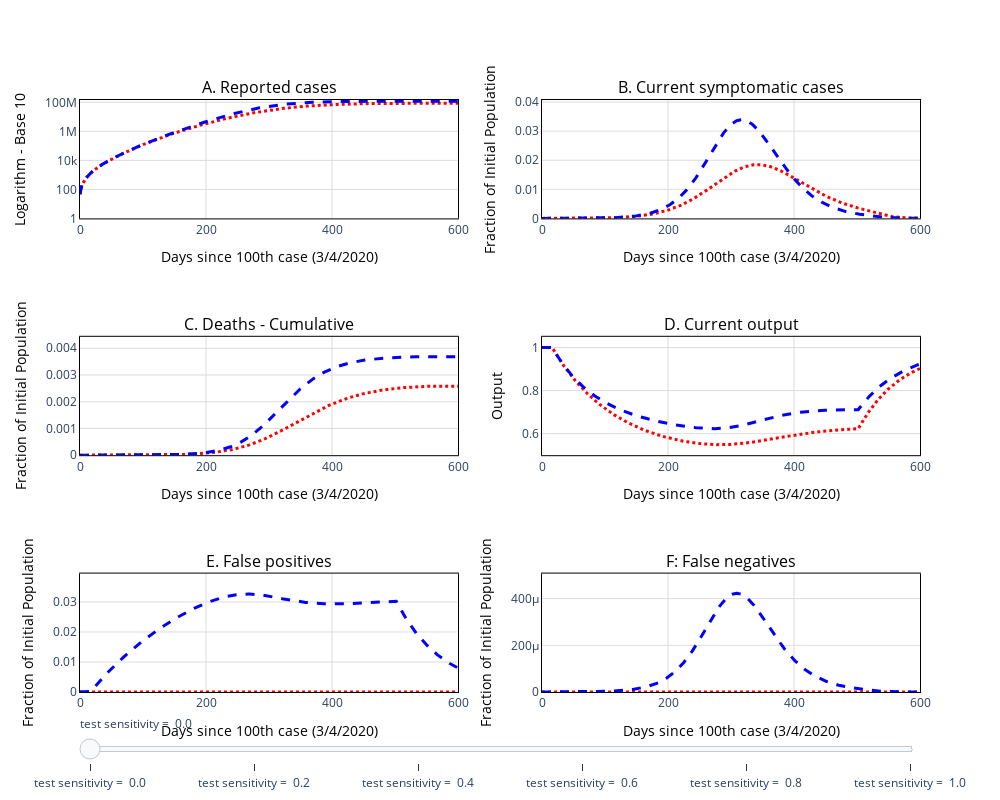

Here is the notebook cell this chart was saved with:
### Code cell
f

### Figure 1 — Plotly figure (JSON) as saved in the notebook; plotly's stock layout.template omitted (floating-point values rounded to 4 significant figures; data arrays with more than 128 entries replaced by an {"elided": "..."} marker saying what was removed)
{"data": [{"line": {"color": "red", "dash": "dot", "width": 3}, "name": "Common Quarantine", "showlegend": true, "type": "scatter", "visible": true, "xaxis": "x", "y": {"elided": "1095 float values"}, "yaxis": "y"}, {"line": {"color": "red", "dash": "dot", "width": 3}, "name": "Common Quarantine", "showlegend": false, "type": "scatter", "visible": true, "xaxis": "x2", "y": {"elided": "1095 float values"}, "yaxis": "y2"}, {"line": {"color": "red", "dash": "dot", "width": 3}, "name": "Common Quarantine", "showlegend": false, "type": "scatter", "visible": true, "xaxis": "x3", "y": {"elided": "1095 float values"}, "yaxis": "y3"}, {"line": {"color": "red", "dash": "dot", "width": 3}, "name": "Common Quarantine", "showlegend": false, "type": "scatter", "visible": true, "xaxis": "x4", "y": {"elided": "1095 float values"}, "yaxis": "y4"}, {"line": {"color": "red", "dash": "dot", "width": 3}, "name": "Common Quarantine", "showlegend": false, "type": "scatter", "visible": true, "xaxis": "x5", "y": {"elided": "1095 float values"}, "yaxis": "y5"}, {"line": {"color": "red", "dash": "dot", "width": 3}, "name": "Common Quarantine", "showlegend": false, "type": "scatter", "visible": true, "xaxis": "x6", "y": {"elided": "1095 int values"}, "yaxis": "y6"}, {"line": {"color": "blue", "dash": "dash", "width": 3}, "name": "Quarantine & Test", "showlegend": true, "type": "scatter", "visible": true, "xaxis": "x", "y": {"elided": "1095 float values"}, "yaxis": "y"}, {"line": {"color": "blue", "dash": "dash", "width": 3}, "name": "Quarantine & Test", "showlegend": false, "type": "scatter", "visible": true, "xaxis": "x2", "y": {"elided": "1095 float values"}, "yaxis": "y2"}, {"line": {"color": "blue", "dash": "dash", "width": 3}, "name": "Quarantine & Test", "showlegend": false, "type": "scatter", "visible": true, "xaxis": "x3", "y": {"elided": "1095 float values"}, "yaxis": "y3"}, {"line": {"color": "blue", "dash": "dash", "width": 3}, "name": "Quarantine & Test", "showlegend": false, "type": "scatter", "visible": true, "xaxis": "x4", "y": {"elided": "1095 float values"}, "yaxis": "y4"}, {"line": {"color": "blue", "dash": "dash", "width": 3}, "name": "Quarantine & Test", "showlegend": false, "type": "scatter", "visible": true, "xaxis": "x5", "y": {"elided": "1095 float values"}, "yaxis": "y5"}, {"line": {"color": "blue", "dash": "dash", "width": 3}, "name": "Quarantine & Test", "showlegend": false, "type": "scatter", "visible": true, "xaxis": "x6", "y": {"elided": "1095 float values"}, "yaxis": "y6"}, {"line": {"color": "blue", "dash": "dash", "width": 3}, "name": "Quarantine & Test", "showlegend": true, "type": "scatter", "visible": false, "xaxis": "x", "y": {"elided": "1095 float values"}, "yaxis": "y"}, {"line": {"color": "blue", "dash": "dash", "width": 3}, "name": "Quarantine & Test", "showlegend": false, "type": "scatter", "visible": false, "xaxis": "x2", "y": {"elided": "1095 float values"}, "yaxis": "y2"}, {"line": {"color": "blue", "dash": "dash", "width": 3}, "name": "Quarantine & Test", "showlegend": false, "type": "scatter", "visible": false, "xaxis": "x3", "y": {"elided": "1095 float values"}, "yaxis": "y3"}, {"line": {"color": "blue", "dash": "dash", "width": 3}, "name": "Quarantine & Test", "showlegend": false, "type": "scatter", "visible": false, "xaxis": "x4", "y": {"elided": "1095 float values"}, "yaxis": "y4"}, {"line": {"color": "blue", "dash": "dash", "width": 3}, "name": "Quarantine & Test", "showlegend": false, "type": "scatter", "visible": false, "xaxis": "x5", "y": {"elided": "1095 float values"}, "yaxis": "y5"}, {"line": {"color": "blue", "dash": "dash", "width": 3}, "name": "Quarantine & Test", "showlegend": false, "type": "scatter", "visible": false, "xaxis": "x6", "y": {"elided": "1095 float values"}, "yaxis": "y6"}, {"line": {"color": "blue", "dash": "dash", "width": 3}, "name": "Quarantine & Test", "showlegend": true, "type": "scatter", "visible": false, "xaxis": "x", "y": {"elided": "1095 float values"}, "yaxis": "y"}, {"line": {"color": "blue", "dash": "dash", "width": 3}, "name": "Quarantine & Test", "showlegend": false, "type": "scatter", "visible": false, "xaxis": "x2", "y": {"elided": "1095 float values"}, "yaxis": "y2"}, {"line": {"color": "blue", "dash": "dash", "width": 3}, "name": "Quarantine & Test", "showlegend": false, "type": "scatter", "visible": false, "xaxis": "x3", "y": {"elided": "1095 float values"}, "yaxis": "y3"}, {"line": {"color": "blue", "dash": "dash", "width": 3}, "name": "Quarantine & Test", "showlegend": false, "type": "scatter", "visible": false, "xaxis": "x4", "y": {"elided": "1095 float values"}, "yaxis": "y4"}, {"line": {"color": "blue", "dash": "dash", "width": 3}, "name": "Quarantine & Test", "showlegend": false, "type": "scatter", "visible": false, "xaxis": "x5", "y": {"elided": "1095 float values"}, "yaxis": "y5"}, {"line": {"color": "blue", "dash": "dash", "width": 3}, "name": "Quarantine & Test", "showlegend": false, "type": "scatter", "visible": false, "xaxis": "x6", "y": {"elided": "1095 float values"}, "yaxis": "y6"}, {"line": {"color": "blue", "dash": "dash", "width": 3}, "name": "Quarantine & Test", "showlegend": true, "type": "scatter", "visible": false, "xaxis": "x", "y": {"elided": "1095 float values"}, "yaxis": "y"}, {"line": {"color": "blue", "dash": "dash", "width": 3}, "name": "Quarantine & Test", "showlegend": false, "type": "scatter", "visible": false, "xaxis": "x2", "y": {"elided": "1095 float values"}, "yaxis": "y2"}, {"line": {"color": "blue", "dash": "dash", "width": 3}, "name": "Quarantine & Test", "showlegend": false, "type": "scatter", "visible": false, "xaxis": "x3", "y": {"elided": "1095 float values"}, "yaxis": "y3"}, {"line": {"color": "blue", "dash": "dash", "width": 3}, "name": "Quarantine & Test", "showlegend": false, "type": "scatter", "visible": false, "xaxis": "x4", "y": {"elided": "1095 float values"}, "yaxis": "y4"}, {"line": {"color": "blue", "dash": "dash", "width": 3}, "name": "Quarantine & Test", "showlegend": false, "type": "scatter", "visible": false, "xaxis": "x5", "y": {"elided": "1095 float values"}, "yaxis": "y5"}, {"line": {"color": "blue", "dash": "dash", "width": 3}, "name": "Quarantine & Test", "showlegend": false, "type": "scatter", "visible": false, "xaxis": "x6", "y": {"elided": "1095 float values"}, "yaxis": "y6"}, {"line": {"color": "blue", "dash": "dash", "width": 3}, "name": "Quarantine & Test", "showlegend": true, "type": "scatter", "visible": false, "xaxis": "x", "y": {"elided": "1095 float values"}, "yaxis": "y"}, {"line": {"color": "blue", "dash": "dash", "width": 3}, "name": "Quarantine & Test", "showlegend": false, "type": "scatter", "visible": false, "xaxis": "x2", "y": {"elided": "1095 float values"}, "yaxis": "y2"}, {"line": {"color": "blue", "dash": "dash", "width": 3}, "name": "Quarantine & Test", "showlegend": false, "type": "scatter", "visible": false, "xaxis": "x3", "y": {"elided": "1095 float values"}, "yaxis": "y3"}, {"line": {"color": "blue", "dash": "dash", "width": 3}, "name": "Quarantine & Test", "showlegend": false, "type": "scatter", "visible": false, "xaxis": "x4", "y": {"elided": "1095 float values"}, "yaxis": "y4"}, {"line": {"color": "blue", "dash": "dash", "width": 3}, "name": "Quarantine & Test", "showlegend": false, "type": "scatter", "visible": false, "xaxis": "x5", "y": {"elided": "1095 float values"}, "yaxis": "y5"}, {"line": {"color": "blue", "dash": "dash", "width": 3}, "name": "Quarantine & Test", "showlegend": false, "type": "scatter", "visible": false, "xaxis": "x6", "y": {"elided": "1095 float values"}, "yaxis": "y6"}, {"line": {"color": "blue", "dash": "dash", "width": 3}, "name": "Quarantine & Test", "showlegend": true, "type": "scatter", "visible": false, "xaxis": "x", "y": {"elided": "1095 float values"}, "yaxis": "y"}, {"line": {"color": "blue", "dash": "dash", "width": 3}, "name": "Quarantine & Test", "showlegend": false, "type": "scatter", "visible": false, "xaxis": "x2", "y": {"elided": "1095 float values"}, "yaxis": "y2"}, {"line": {"color": "blue", "dash": "dash", "width": 3}, "name": "Quarantine & Test", "showlegend": false, "type": "scatter", "visible": false, "xaxis": "x3", "y": {"elided": "1095 float values"}, "yaxis": "y3"}, {"line": {"color": "blue", "dash": "dash", "width": 3}, "name": "Quarantine & Test", "showlegend": false, "type": "scatter", "visible": false, "xaxis": "x4", "y": {"elided": "1095 float values"}, "yaxis": "y4"}, {"line": {"color": "blue", "dash": "dash", "width": 3}, "name": "Quarantine & Test", "showlegend": false, "type": "scatter", "visible": false, "xaxis": "x5", "y": {"elided": "1095 float values"}, "yaxis": "y5"}, {"line": {"color": "blue", "dash": "dash", "width": 3}, "name": "Quarantine & Test", "showlegend": false, "type": "scatter", "visible": false, "xaxis": "x6", "y": {"elided": "1095 int values"}, "yaxis": "y6"}], "layout": {"annotations": [{"font": {"color": "black", "size": 16}, "showarrow": false, "text": "A. Reported cases", "x": 0.225, "xanchor": "center", "xref": "paper", "y": 1, "yanchor": "bottom", "yref": "paper"}, {"font": {"color": "black", "size": 16}, "showarrow": false, "text": "B. Current symptomatic cases", "x": 0.775, "xanchor": "center", "xref": "paper", "y": 1, "yanchor": "bottom", "yref": "paper"}, {"font": {"color": "black", "size": 16}, "showarrow": false, "text": "C. Deaths - Cumulative", "x": 0.225, "xanchor": "center", "xref": "paper", "y": 0.6, "yanchor": "bottom", "yref": "paper"}, {"font": {"color": "black", "size": 16}, "showarrow": false, "text": "D. Current output", "x": 0.775, "xanchor": "center", "xref": "paper", "y": 0.6, "yanchor": "bottom", "yref": "paper"}, {"font": {"color": "black", "size": 16}, "showarrow": false, "text": "E. False positives", "x": 0.225, "xanchor": "center", "xref": "paper", "y": 0.2, "yanchor": "bottom", "yref": "paper"}, {"font": {"color": "black", "size": 16}, "showarrow": false, "text": "F: False negatives", "x": 0.775, "xanchor": "center", "xref": "paper", "y": 0.2, "yanchor": "bottom", "yref": "paper"}], "height": 800, "plot_bgcolor": "rgba(0,0,0,0)", "showlegend": false, "sliders": [{"steps": [{"args": [{"visible": [true, true, true, true, true, true, true, true, true, true, true, true, "legendonly", "legendonly", "legendonly", "legendonly", "legendonly", "legendonly", "legendonly", "legendonly", "legendonly", "legendonly", "legendonly", "legendonly", "legendonly", "legendonly", "legendonly", "legendonly", "legendonly", "legendonly", "legendonly", "legendonly", "legendonly", "legendonly", "legendonly", "legendonly", "legendonly", "legendonly", "legendonly", "legendonly", "legendonly", "legendonly"]}, {"showlegend": [true, "False", "False", "False", "False", "False", true, "False", "False", "False", "False", "False", "False", "False", "False", "False", "False", "False", "False", "False", "False", "False", "False", "False", "False", "False", "False", "False", "False", "False", "False", "False", "False", "False", "False", "False", "False", "False", "False", "False", "False", "False"]}], "label": "test sensitivity = \n0.0", "method": "restyle"}, {"args": [{"visible": [true, true, true, true, true, true, "legendonly", "legendonly", "legendonly", "legendonly", "legendonly", "legendonly", true, true, true, true, true, true, "legendonly", "legendonly", "legendonly", "legendonly", "legendonly", "legendonly", "legendonly", "legendonly", "legendonly", "legendonly", "legendonly", "legendonly", "legendonly", "legendonly", "legendonly", "legendonly", "legendonly", "legendonly", "legendonly", "legendonly", "legendonly", "legendonly", "legendonly", "legendonly"]}, {"showlegend": [true, "False", "False", "False", "False", "False", "False", "False", "False", "False", "False", "False", true, "False", "False", "False", "False", "False", "False", "False", "False", "False", "False", "False", "False", "False", "False", "False", "False", "False", "False", "False", "False", "False", "False", "False", "False", "False", "False", "False", "False", "False"]}], "label": "test sensitivity = \n0.2", "method": "restyle"}, {"args": [{"visible": [true, true, true, true, true, true, "legendonly", "legendonly", "legendonly", "legendonly", "legendonly", "legendonly", "legendonly", "legendonly", "legendonly", "legendonly", "legendonly", "legendonly", true, true, true, true, true, true, "legendonly", "legendonly", "legendonly", "legendonly", "legendonly", "legendonly", "legendonly", "legendonly", "legendonly", "legendonly", "legendonly", "legendonly", "legendonly", "legendonly", "legendonly", "legendonly", "legendonly", "legendonly"]}, {"showlegend": [true, "False", "False", "False", "False", "False", "False", "False", "False", "False", "False", "False", "False", "False", "False", "False", "False", "False", true, "False", "False", "False", "False", "False", "False", "False", "False", "False", "False", "False", "False", "False", "False", "False", "False", "False", "False", "False", "False", "False", "False", "False"]}], "label": "test sensitivity = \n0.4", "method": "restyle"}, {"args": [{"visible": [true, true, true, true, true, true, "legendonly", "legendonly", "legendonly", "legendonly", "legendonly", "legendonly", "legendonly", "legendonly", "legendonly", "legendonly", "legendonly", "legendonly", "legendonly", "legendonly", "legendonly", "legendonly", "legendonly", "legendonly", true, true, true, true, true, true, "legendonly", "legendonly", "legendonly", "legendonly", "legendonly", "legendonly", "legendonly", "legendonly", "legendonly", "legendonly", "legendonly", "legendonly"]}, {"showlegend": [true, "False", "False", "False", "False", "False", "False", "False", "False", "False", "False", "False", "False", "False", "False", "False", "False", "False", "False", "False", "False", "False", "False", "False", true, "False", "False", "False", "False", "False", "False", "False", "False", "False", "False", "False", "False", "False", "False", "False", "False", "False"]}], "label": "test sensitivity = \n0.6", "method": "restyle"}, {"args": [{"visible": [true, true, true, true, true, true, "legendonly", "legendonly", "legendonly", "legendonly", "legendonly", "legendonly", "legendonly", "legendonly", "legendonly", "legendonly", "legendonly", "legendonly", "legendonly", "legendonly", "legendonly", "legendonly", "legendonly", "legendonly", "legendonly", "legendonly", "legendonly", "legendonly", "legendonly", "legendonly", true, true, true, true, true, true, "legendonly", "legendonly", "legendonly", "legendonly", "legendonly", "legendonly"]}, {"showlegend": [true, "False", "False", "False", "False", "False", "False", "False", "False", "False", "False", "False", "False", "False", "False", "False", "False", "False", "False", "False", "False", "False", "False", "False", "False", "False", "False", "False", "False", "False", true, "False", "False", "False", "False", "False", "False", "False", "False", "False", "False", "False"]}], "label": "test sensitivity = \n0.8", "method": "restyle"}, {"args": [{"visible": [true, true, true, true, true, true, "legendonly", "legendonly", "legendonly", "legendonly", "legendonly", "legendonly", "legendonly", "legendonly", "legendonly", "legendonly", "legendonly", "legendonly", "legendonly", "legendonly", "legendonly", "legendonly", "legendonly", "legendonly", "legendonly", "legendonly", "legendonly", "legendonly", "legendonly", "legendonly", "legendonly", "legendonly", "legendonly", "legendonly", "legendonly", "legendonly", true, true, true, true, true, true]}, {"showlegend": [true, "False", "False", "False", "False", "False", "False", "False", "False", "False", "False", "False", "False", "False", "False", "False", "False", "False", "False", "False", "False", "False", "False", "False", "False", "False", "False", "False", "False", "False", "False", "False", "False", "False", "False", "False", true, "False", "False", "False", "False", "False"]}], "label": "test sensitivity = \n1.0", "method": "restyle"}]}], "width": 1000, "xaxis": {"anchor": "y", "domain": [0, 0.45], "gridcolor": "rgb(220,220,220)", "linecolor": "black", "linewidth": 1, "mirror": true, "range": [0, 600], "showline": true, "title": {"font": {"color": "black"}, "text": "Days since 100th case (3/4/2020)"}}, "xaxis2": {"anchor": "y2", "domain": [0.55, 1], "gridcolor": "rgb(220,220,220)", "linecolor": "black", "linewidth": 1, "mirror": true, "range": [0, 600], "showline": true, "title": {"font": {"color": "black"}, "text": "Days since 100th case (3/4/2020)"}}, "xaxis3": {"anchor": "y3", "domain": [0, 0.45], "gridcolor": "rgb(220,220,220)", "linecolor": "black", "linewidth": 1, "mirror": true, "range": [0, 600], "showline": true, "title": {"font": {"color": "black"}, "text": "Days since 100th case (3/4/2020)"}}, "xaxis4": {"anchor": "y4", "domain": [0.55, 1], "gridcolor": "rgb(220,220,220)", "linecolor": "black", "linewidth": 1, "mirror": true, "range": [0, 600], "showline": true, "title": {"font": {"color": "black"}, "text": "Days since 100th case (3/4/2020)"}}, "xaxis5": {"anchor": "y5", "domain": [0, 0.45], "gridcolor": "rgb(220,220,220)", "linecolor": "black", "linewidth": 1, "mirror": true, "range": [0, 600], "showline": true, "title": {"font": {"color": "black"}, "text": "Days since 100th case (3/4/2020)"}}, "xaxis6": {"anchor": "y6", "domain": [0.55, 1], "gridcolor": "rgb(220,220,220)", "linecolor": "black", "linewidth": 1, "mirror": true, "range": [0, 600], "showline": true, "title": {"font": {"color": "black"}, "text": "Days since 100th case (3/4/2020)"}}, "yaxis": {"anchor": "x", "domain": [0.8, 1], "gridcolor": "rgb(220,220,220)", "linecolor": "black", "linewidth": 1, "mirror": true, "range": [0, 8.163], "showline": true, "title": {"font": {"color": "black"}, "text": "Logarithm - Base 10"}, "type": "log"}, "yaxis2": {"anchor": "x2", "domain": [0.8, 1], "gridcolor": "rgb(220,220,220)", "linecolor": "black", "linewidth": 1, "mirror": true, "range": [0, 0.04071], "showline": true, "title": {"font": {"color": "black"}, "text": "Fraction of Initial Population"}}, "yaxis3": {"anchor": "x3", "domain": [0.4, 0.6], "gridcolor": "rgb(220,220,220)", "linecolor": "black", "linewidth": 1, "mirror": true, "range": [0, 0.004429], "showline": true, "title": {"font": {"color": "black"}, "text": "Fraction of Initial Population"}}, "yaxis4": {"anchor": "x4", "domain": [0.4, 0.6], "gridcolor": "rgb(220,220,220)", "linecolor": "black", "linewidth": 1, "mirror": true, "range": [0.5, 1.05], "showline": true, "title": {"font": {"color": "black"}, "text": "Output"}}, "yaxis5": {"anchor": "x5", "domain": [0, 0.2], "gridcolor": "rgb(220,220,220)", "linecolor": "black", "linewidth": 1, "mirror": true, "range": [0, 0.03944], "showline": true, "title": {"font": {"color": "black"}, "text": "Fraction of Initial Population"}}, "yaxis6": {"anchor": "x6", "domain": [0, 0.2], "gridcolor": "rgb(220,220,220)", "linecolor": "black", "linewidth": 1, "mirror": true, "range": [0, 0.0005073], "showline": true, "title": {"font": {"color": "black"}, "text": "Fraction of Initial Population"}}}}
